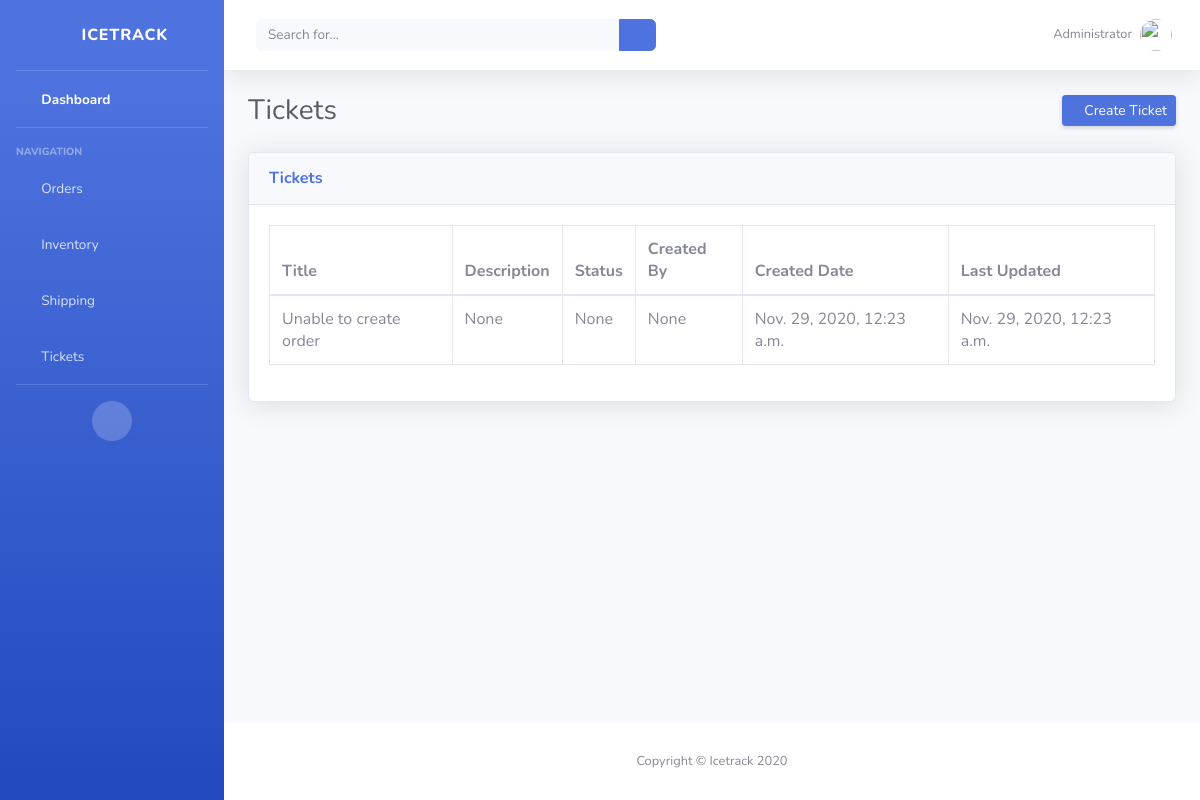
/tickets/, run on an earlier commit of the app's database.
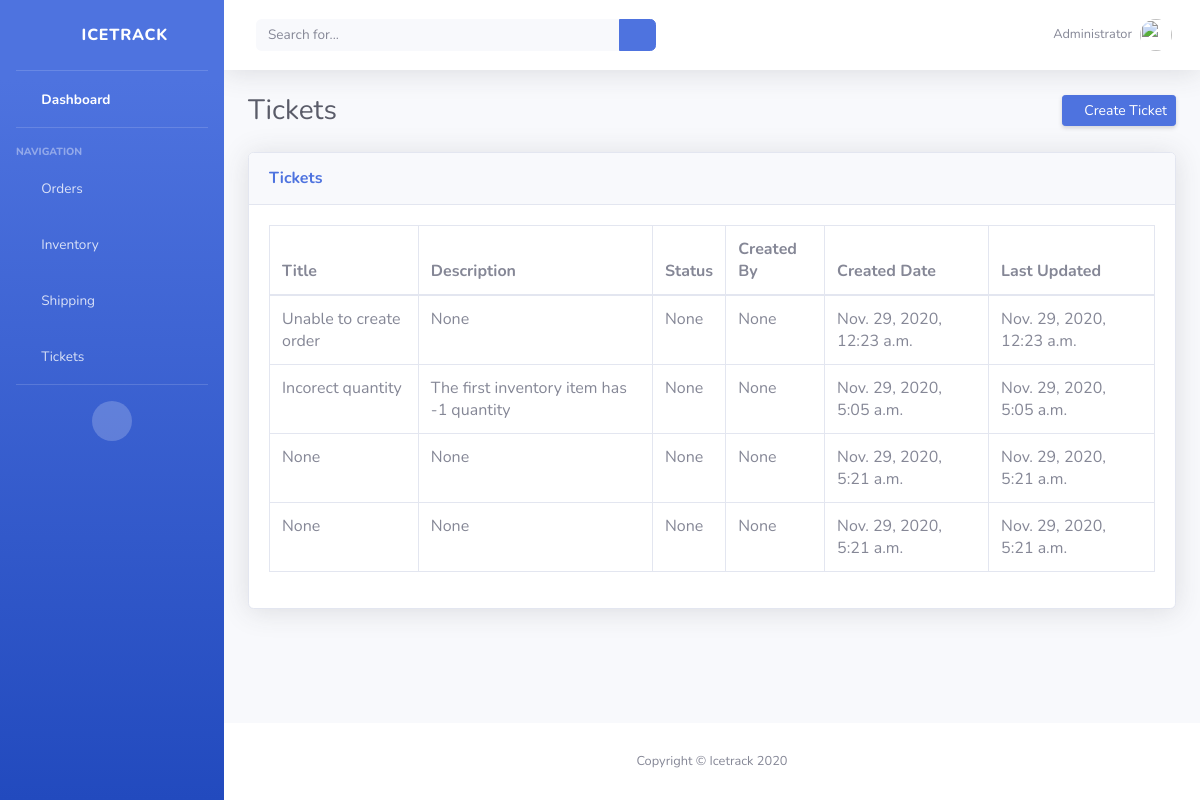
And on a later commit of the database.
### icetrack/models.py (models this page shows, shortened)
class Ticket(models.Model):
    title = models.CharField(max_length=50, blank=True, null=True)
    description = models.CharField(max_length=50, blank=True, null=True)
    status = models.CharField(max_length=50, blank=True, null=True)
    opened_by = models.CharField(max_length=50, blank=True, null=True)
    date_opened = models.DateTimeField(auto_now_add=False, auto_now=True)
    last_updated = models.DateTimeField(auto_now_add=False, auto_now=True)
    export_to_CSV = models.BooleanField(default=False)

### icetrack/views.py (the view)
# urls.py: path('tickets/', TicketsPageView.as_view(), name="tickets"),
class TicketsPageView(ListView):
    model = Ticket
    template_name = 'tickets.html'
    context_object_name = 'all_tickets_list'

### templates/tickets.html
{% extends 'base.html' %}
{% block content%}
<div class="container-fluid">
    <div class="d-sm-flex align-items-center justify-content-between mb-4">
        <h1 class="h3 mb-0 text-gray-800">Tickets</h1>
        <a href="{% url 'create_ticket' %}" class="d-none d-sm-inline-block btn btn-sm btn-primary shadow-sm"><i class="fas fa-plus fa-sm text-white-50"></i> Create Ticket</a>
    </div>
    <div class="card shadow mb-4">
        <div class="card-header py-3">
            <h6 class="m-0 font-weight-bold text-primary">Tickets</h6>
        </div>
        <div class="card-body">
            <div class="table-responsive">
                <table class="table table-bordered" id="dataTable" width="100%" cellspacing="0">
                    <thead>
                        <tr>
                            <th>Title</th>
                            <th>Description</th>
                            <th>Status</th>
                            <th>Created By</th>
                            <th>Created Date</th>
                            <th>Last Updated</th>
                        </tr>
                    </thead>
                    <tbody>
                        {% for ticket in all_tickets_list %}
                            <tr>
                                <td>{{ ticket.title }}</td>
                                <td>{{ ticket.description }}</td>
                                <td>{{ ticket.status }}</td>
                                <td>{{ ticket.opened_by }}</td>
                                <td>{{ ticket.date_opened }}</td>
                                <td>{{ ticket.last_updated }}</td>
                            </tr>
                        {% endfor %}
                    </tbody>
                </table>
            </div>
        </div>
    </div>
</div>
{% endblock content %}

### templates/base.html (shortened to what this page needs)
{% load static %}
<head>
    <link href="{% static 'vendor/fontawesome-free/css/all.min.css' %}" rel="stylesheet" type="text/css">
    <link href="{% static 'css/sb-admin-2.min.css' %}" rel="stylesheet">
</head>
<body id="page-top">
    <div id="wrapper">
        <ul class="navbar-nav bg-gradient-primary sidebar sidebar-dark accordion" id="accordionSidebar">
            <a class="sidebar-brand d-flex align-items-center justify-content-center" href="{% url 'home' %}">
                <div class="sidebar-brand-icon rotate-n-15">
                    <i class="fas fa-ice-cream"></i>
                </div>
                <div class="sidebar-brand-text mx-3">Icetrack</div>
            </a>
            <hr class="sidebar-divider my-0">
            <li class="nav-item active">
                <a class="nav-link" href="{% url 'home' %}">
                    <i class="fas fa-fw fa-tachometer-alt"></i>
                    <span>Dashboard</span></a>
            </li>
            <hr class="sidebar-divider">
            <div class="sidebar-heading">
                Navigation
            </div>
            <li class="nav-item">
                <a class="nav-link" href="{% url 'orders' %}">
                    <i class="fas fa-fw fa-chart-area"></i>
                    <span>Orders</span></a>
            </li>
            <li class="nav-item">
                <a class="nav-link" href="{% url 'inventory' %}">
                    <i class="fas fa-fw fa-boxes"></i>
                    <span>Inventory</span></a>
            </li>
            <li class="nav-item">
                <a class="nav-link" href="#">
                    <i class="fas fa-fw fa-truck"></i>
                    <span>Shipping</span></a>
            </li>
            <li class="nav-item">
                <a class="nav-link" href="{% url 'tickets' %}">
                    <i class="fas fa-fw fa-table"></i>
                    <span>Tickets</span></a>
            </li>
            <hr class="sidebar-divider d-none d-md-block">
            <div class="text-center d-none d-md-inline">
                <button class="rounded-circle border-0" id="sidebarToggle"></button>
            </div>
        </ul>
        <div id="content-wrapper" class="d-flex flex-column">
            <div id="content">
                <nav class="navbar navbar-expand navbar-light bg-white topbar mb-4 static-top shadow">
                    <form
                        class="d-none d-sm-inline-block form-inline mr-auto ml-md-3 my-2 my-md-0 mw-100 navbar-search">
                        <div class="input-group">
                            <input type="text" class="form-control bg-light border-0 small" placeholder="Search for..."
                                aria-label="Search" aria-describedby="basic-addon2">
                            <div class="input-group-append">
                                <button class="btn btn-primary" type="button">
                                    <i class="fas fa-search fa-sm"></i>
                                </button>
                            </div>
                        </div>
                    </form>
                    <ul class="navbar-nav ml-auto">
                        <li class="nav-item dropdown no-arrow d-sm-none">
                        <li class="nav-item dropdown no-arrow">
                            <a class="nav-link dropdown-toggle" id="userDropdown" role="button"
                                data-toggle="dropdown" aria-haspopup="true" aria-expanded="false">
                                <span class="mr-2 d-none d-lg-inline text-gray-600 small">Administrator</span>
                                <img class="img-profile rounded-circle"
                                    src="{% static 'img/undraw_profile.svg' %}">
                            </a>
                        </li>
                    </ul>
                </nav>
                {% block content %}
                {% endblock %}
            </div>
            <footer class="sticky-footer bg-white">
                <div class="container my-auto">
                    <div class="copyright text-center my-auto">
                        <span>Copyright &copy; Icetrack 2020</span>
                    </div>
                </div>
            </footer>
        </div>
    </div>

What changed in the data, as far as the page shows it:
added Ticket: title "Incorect quantity", description "The first inventory item has -1 quantity", status "None", opened_by "None", date_opened "Nov. 29, 2020, 5:05 a.m.", last_updated "Nov. 29, 2020, 5:05 a.m."
added Ticket: title "None", description "None", status "None", opened_by "None", date_opened "Nov. 29, 2020, 5:21 a.m.", last_updated "Nov. 29, 2020, 5:21 a.m."
added Ticket: title "None", description "None", status "None", opened_by "None", date_opened "Nov. 29, 2020, 5:21 a.m.", last_updated "Nov. 29, 2020, 5:21 a.m."
